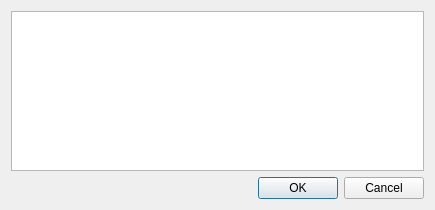
<?xml version="1.0" encoding="UTF-8"?>
<ui version="4.0">
 <class>massagePage</class>
 <widget class="QDialog" name="massagePage">
  <property name="geometry">
   <rect>
    <x>0</x>
    <y>0</y>
    <width>435</width>
    <height>210</height>
   </rect>
  </property>
  <property name="windowTitle">
   <string>消息</string>
  </property>
  <property name="windowIcon">
   <iconset resource="resources.qrc">
    <normaloff>:/icon/icon.png</normaloff>:/icon/icon.png</iconset>
  </property>
  <layout class="QVBoxLayout" name="verticalLayout">
   <item>
    <widget class="QTextBrowser" name="massageBrowser">
     <property name="font">
      <font>
       <pointsize>10</pointsize>
      </font>
     </property>
     <property name="html">
      <string>&lt;!DOCTYPE HTML PUBLIC &quot;-//W3C//DTD HTML 4.0//EN&quot; &quot;http://www.w3.org/TR/REC-html40/strict.dtd&quot;&gt;
&lt;html&gt;&lt;head&gt;&lt;meta name=&quot;qrichtext&quot; content=&quot;1&quot; /&gt;&lt;meta charset=&quot;utf-8&quot; /&gt;&lt;style type=&quot;text/css&quot;&gt;
p, li { white-space: pre-wrap; }
hr { height: 1px; border-width: 0; }
li.unchecked::marker { content: &quot;\2610&quot;; }
li.checked::marker { content: &quot;\2612&quot;; }
&lt;/style&gt;&lt;/head&gt;&lt;body style=&quot; font-family:'Microsoft YaHei UI'; font-size:10pt; font-weight:400; font-style:normal;&quot;&gt;
&lt;p style=&quot;-qt-paragraph-type:empty; margin-top:0px; margin-bottom:0px; margin-left:0px; margin-right:0px; -qt-block-indent:0; text-indent:0px; font-size:9pt;&quot;&gt;&lt;br /&gt;&lt;/p&gt;&lt;/body&gt;&lt;/html&gt;</string>
     </property>
    </widget>
   </item>
   <item>
    <widget class="QDialogButtonBox" name="massageButtonBox">
     <property name="orientation">
      <enum>Qt::Horizontal</enum>
     </property>
     <property name="standardButtons">
      <set>QDialogButtonBox::Cancel|QDialogButtonBox::Ok</set>
     </property>
    </widget>
   </item>
  </layout>
 </widget>
 <resources>
  <include location="resources.qrc"/>
 </resources>
 <connections/>
</ui>
